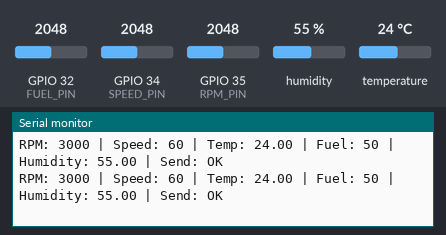
Bench run of a program on a simulated ESP32. On the bench: the last lines printed to the serial monitor. The test bench sets the inputs (shaded band); at power-on: humidity 55 %, GPIO 32 (FUEL_PIN) = 2048, GPIO 34 (SPEED_PIN) = 2048, GPIO 35 (RPM_PIN) = 2048, temperature 24 °C.

Above: at 2.2 s.
2.3 s: humidity set to 22 %
At 3.5 s:
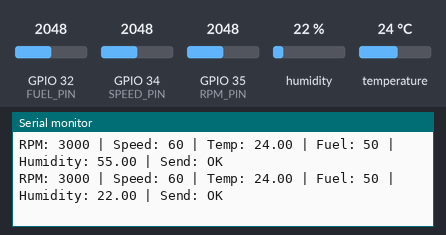
3.8 s: GPIO 32 (FUEL_PIN) set to 2866
At 5.0 s:
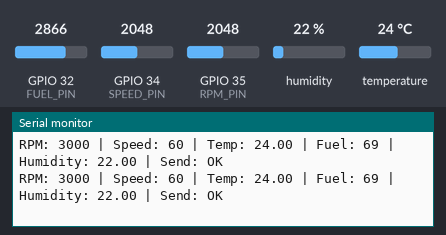
5.3 s: GPIO 34 (SPEED_PIN) set to 2866
At 6.7 s:
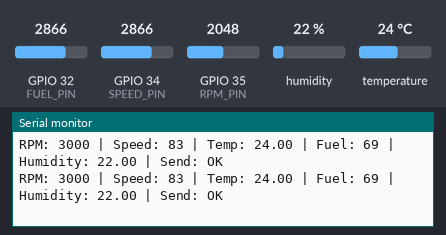
6.8 s: GPIO 35 (RPM_PIN) set to 2866
At 7.5 s:
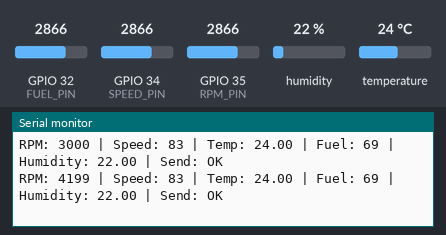
8.3 s: temperature set to 12 °C
At 9.1 s:
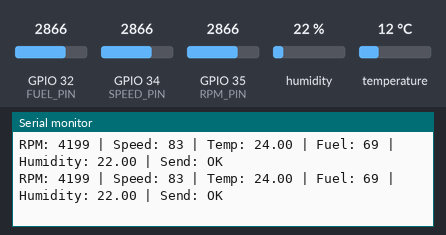
9.8 s: GPIO 32 (FUEL_PIN) set to 3972
At 9.8 s:
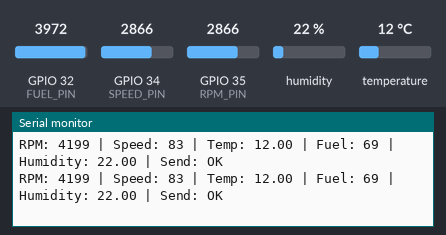
Timing chart, 0 to 12.3 s (numbered marks = the images above; inputs shaded):
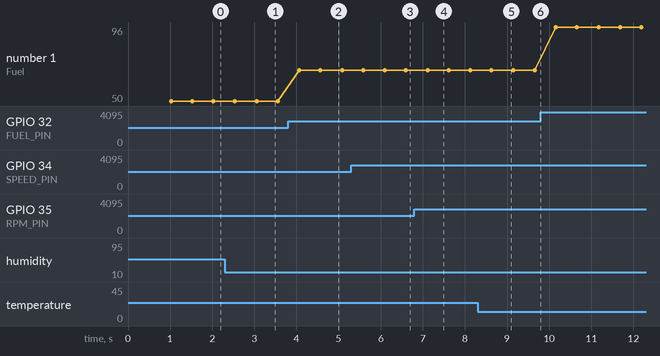

Measured:
- after the input at 2.3 s, the serial monitor: prints a new line after 0.76 s (image 1)
- after the input at 3.8 s, the serial monitor: prints a new line after 0.26 s (image 2)
- after the input at 5.3 s, the serial monitor: prints a new line after 0.29 s (image 3)
- after the input at 6.8 s, the serial monitor: prints a new line after 0.32 s (image 4)
- plotted number 1: 50 → 69 after the input at 3.8 s, 69 → 96 after the input at 9.8 s

The program:

main.cpp
```cpp
/*pio device monitor -p /dev/ttyUSBX -b 115200
//ls /dev/ttyUSB* /dev/ttyACM* 2>/dev/null
//dmesg | tail -20

*/
#include <SPI.h>
#include <mcp2515.h>
#include <DHT.h>

// pio device monitor -p /dev/esp32_ecu -b 115200

#define CAN_CS 5

#define DHT_PIN 15
#define DHT_TYPE DHT11

#define SPEED_PIN 34
#define RPM_PIN   35
#define FUEL_PIN  32

// IMPORTANT: check the crystal printed on your MCP2515 board.
// Common breakout boards use 8MHz OR 16MHz - using the wrong one
// silently breaks bit timing and nothing will transmit correctly.
#define MCP_CRYSTAL MCP_8MHZ   // change to MCP_16MHZ if your board has a 16MHz can

DHT dht(DHT_PIN, DHT_TYPE);
MCP2515 mcp2515(CAN_CS);
struct can_frame canMsg;

void setup()
{
  Serial.begin(115200);
  delay(1000); // give serial monitor time to attach

  dht.begin();

  SPI.begin(18, 19, 23, CAN_CS); // SCK, MISO, MOSI, SS

  // ---- MCP2515 init with explicit error checks ----
  MCP2515::ERROR err;

  err = mcp2515.reset();
  Serial.print("MCP2515 reset: ");
  Serial.println(err == MCP2515::ERROR_OK ? "OK" : "FAILED");

  err = mcp2515.setBitrate(CAN_500KBPS, MCP_CRYSTAL);
  Serial.print("MCP2515 setBitrate: ");
  Serial.println(err == MCP2515::ERROR_OK ? "OK" : "FAILED");

  err = mcp2515.setNormalMode();
  Serial.print("MCP2515 setNormalMode: ");
  Serial.println(err == MCP2515::ERROR_OK ? "OK" : "FAILED");

  Serial.println("ESP32 ECU READY");
}

void loop()
{
  // ---- Read DHT11 ----
  float temperature = dht.readTemperature();
  float humidity    = dht.readHumidity();

  if (isnan(temperature)) temperature = 0;
  if (isnan(humidity))    humidity = 0;

  // ---- Read potentiometers ----
  int speedRaw = analogRead(SPEED_PIN);
  int rpmRaw   = analogRead(RPM_PIN);
  int fuelRaw  = analogRead(FUEL_PIN);

  int speed = map(speedRaw, 0, 4095, 0, 120);
  int rpm   = map(rpmRaw,   0, 4095, 0, 6000);
  int fuel  = map(fuelRaw,  0, 4095, 0, 100);

  // ---- Build CAN frame ----
  canMsg.can_id  = 0x100;
  canMsg.can_dlc = 8;

  canMsg.data[0] = (rpm >> 8) & 0xFF;
  canMsg.data[1] = rpm & 0xFF;
  canMsg.data[2] = (speed >> 8) & 0xFF;
  canMsg.data[3] = speed & 0xFF;
  canMsg.data[4] = (uint8_t)temperature;
  canMsg.data[5] = (uint8_t)fuel;
  canMsg.data[6] = (uint8_t)humidity;
  canMsg.data[7] = 0;

  // ---- Send ----
  MCP2515::ERROR sendErr = mcp2515.sendMessage(&canMsg);

  Serial.print("RPM: ");        Serial.print(rpm);
  Serial.print(" | Speed: ");   Serial.print(speed);
  Serial.print(" | Temp: ");    Serial.print(temperature);
  Serial.print(" | Fuel: ");    Serial.print(fuel);
  Serial.print(" | Humidity: ");Serial.print(humidity);
  Serial.print(" | Send: ");
  Serial.println(sendErr == MCP2515::ERROR_OK ? "OK" : "ERROR (" + String(sendErr) + ")");

  delay(500);
}
/**
 * | TFT      | STM32 |
| -------- | ----- |
| SCK      | PA5   |
| SDO/MISO | PA6   |
| SDI/MOSI | PA7   |
| CS       | PB1   |
| DC       | PB10  |
| RESET    | PB11  |
| VCC      | 3.3V* |
| GND      | GND   |
| LED      | 3.3V* |
Prescaler = 4
Time Quanta in Bit Segment 1 = 14 TQ
Time Quanta in Bit Segment 2 = 3 TQ
Synchronization Jump Width = 1 TQ
SPI
PA5 → SCK
PA6 → MISO
PA7 → MOSI

 */
```
